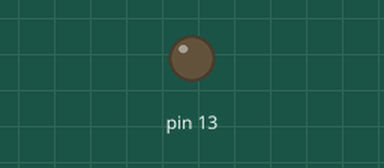
The sketch below on a simulated Arduino Uno, built with avr-gcc and run on an emulated ATmega328P. On the bench: output pins drawn as LEDs (lit = HIGH).

Above: at 1.9 s.
At 6.65 s:
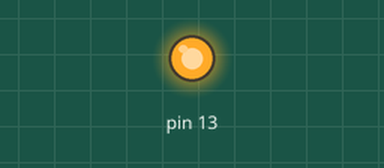
Timing chart, 0 to 7.0 s (numbered marks = the images above):
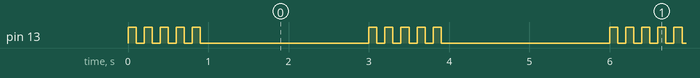

Measured:
- by itself, pin 13: repeats every 3.0 s: 4 × (LOW 0.10 s, HIGH 0.10 s), LOW 2.1 s, HIGH 0.10 s
- by itself, everything shown: repeats every 3.0 s, in 10 steps

The sketch:

for_loop.ino
```cpp
void setup() {
  pinMode(13, OUTPUT);
}

void loop() {
  for (int i = 0; i < 5; i++){
    digitalWrite(13, HIGH);
    delay(100);
    digitalWrite(13, LOW);
    delay(100);
  }
  delay(2000);
}
```
